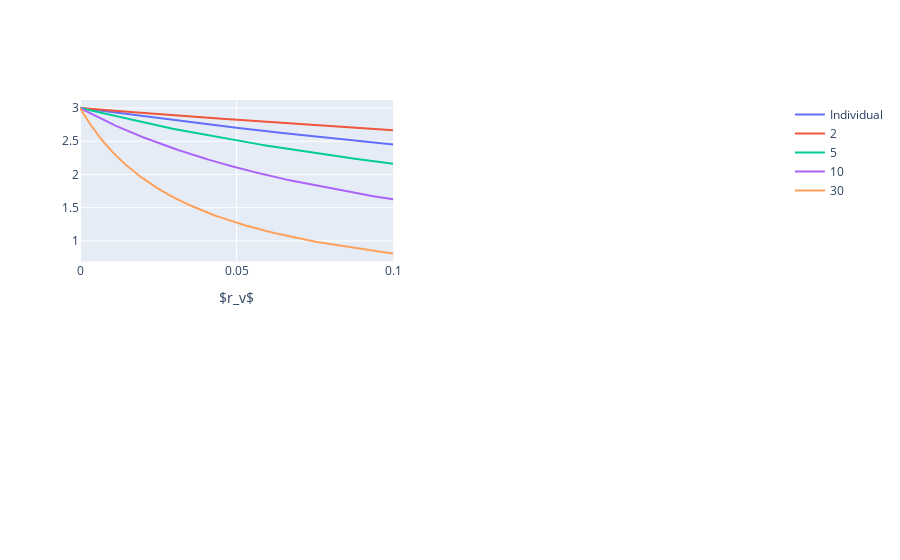

Source (notebook cell):
### Code cell
Npool_vals = [2, 5, 10, 30]
t_P_vals = np.linspace(0.1, 10, 1000)
t_S_vals = np.linspace(0.1, 10, 1000)
t_Q_vals = np.linspace(0.1, 10, 1000)

model_0.fourplot_R0_vs_r_v_vs_t_P_vs_t_S_vs_t_Q_varying_Npool(Npool_vals, t_P_vals, t_S_vals, t_Q_vals, params_0)

### Figure 1 — Plotly figure (JSON) as saved in the notebook; plotly's stock layout.template omitted (floating-point values rounded to 4 significant figures; data arrays with more than 128 entries replaced by an {"elided": "..."} marker saying what was removed)
{"data": [{"mode": "lines", "name": "Individual", "type": "scatter", "x": {"elided": "1000 float values"}, "xaxis": "x", "y": {"elided": "1000 float values"}, "yaxis": "y"}, {"mode": "lines", "name": "2", "type": "scatter", "x": {"elided": "1000 float values"}, "xaxis": "x", "y": {"elided": "1000 float values"}, "yaxis": "y"}, {"mode": "lines", "name": "5", "type": "scatter", "x": {"elided": "1000 float values"}, "xaxis": "x", "y": {"elided": "1000 float values"}, "yaxis": "y"}, {"mode": "lines", "name": "10", "type": "scatter", "x": {"elided": "1000 float values"}, "xaxis": "x", "y": {"elided": "1000 float values"}, "yaxis": "y"}, {"mode": "lines", "name": "30", "type": "scatter", "x": {"elided": "1000 float values"}, "xaxis": "x", "y": {"elided": "1000 float values"}, "yaxis": "y"}], "layout": {"xaxis": {"anchor": "y", "domain": [0, 0.45], "title": {"text": "$r_v$"}}, "xaxis2": {"anchor": "y2", "domain": [0.55, 1]}, "xaxis3": {"anchor": "y3", "domain": [0, 0.45]}, "xaxis4": {"anchor": "y4", "domain": [0.55, 1]}, "yaxis": {"anchor": "x", "domain": [0.575, 1]}, "yaxis2": {"anchor": "x2", "domain": [0.575, 1]}, "yaxis3": {"anchor": "x3", "domain": [0, 0.425]}, "yaxis4": {"anchor": "x4", "domain": [0, 0.425]}}}
